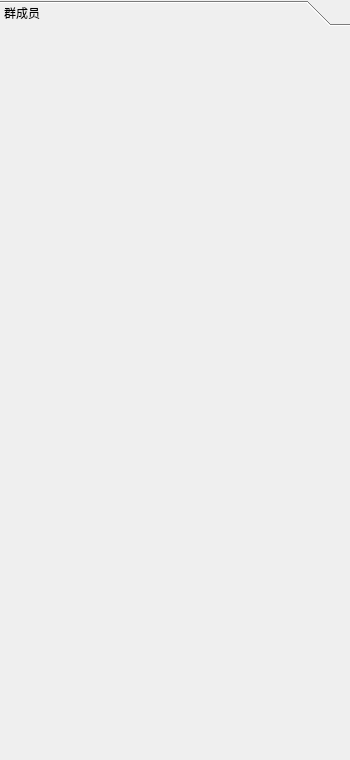
<?xml version="1.0" encoding="UTF-8"?>
<ui version="4.0">
 <class>DiaogList</class>
 <widget class="QWidget" name="DiaogList">
  <property name="geometry">
   <rect>
    <x>0</x>
    <y>0</y>
    <width>350</width>
    <height>760</height>
   </rect>
  </property>
  <property name="windowTitle">
   <string>Form</string>
  </property>
  <layout class="QVBoxLayout" name="verticalLayout">
   <property name="leftMargin">
    <number>0</number>
   </property>
   <property name="topMargin">
    <number>0</number>
   </property>
   <property name="rightMargin">
    <number>0</number>
   </property>
   <property name="bottomMargin">
    <number>0</number>
   </property>
   <item>
    <widget class="QToolBox" name="toolBox">
     <property name="currentIndex">
      <number>0</number>
     </property>
     <widget class="QWidget" name="page">
      <property name="geometry">
       <rect>
        <x>0</x>
        <y>0</y>
        <width>350</width>
        <height>730</height>
       </rect>
      </property>
      <attribute name="label">
       <string>群成员</string>
      </attribute>
      <layout class="QVBoxLayout" name="vLayout"/>
     </widget>
    </widget>
   </item>
  </layout>
 </widget>
 <resources/>
 <connections/>
</ui>
